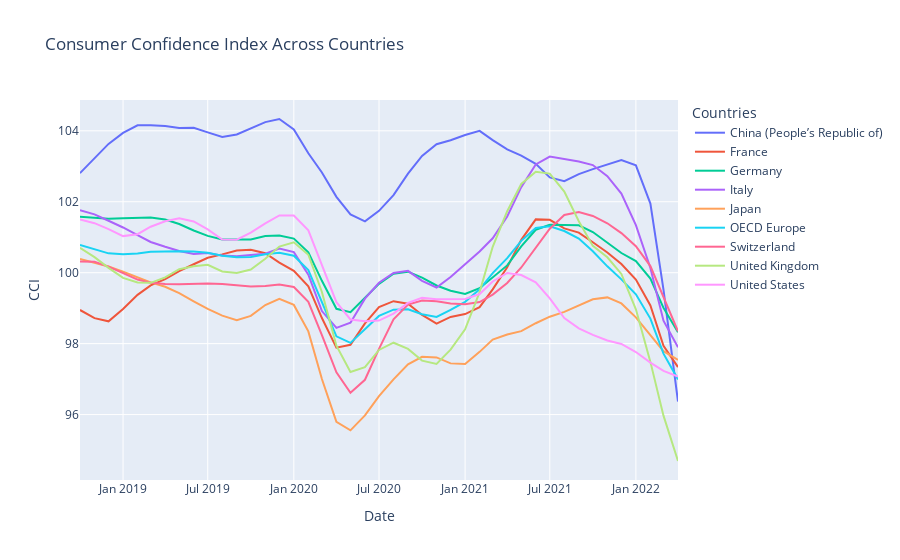

Notebook cell for this chart:
### Markdown cell above
There are no missing values in the dataset. The data is already in the correct format for plotting, therefore no further transformations are needed.

### Code cell
fig = px.line(cc2, x=cc2.index, y=cc2.columns, title="Consumer Confidence Index Across Countries",
              labels={"value": "CCI", "TIME_PERIOD": "Date"})
fig.update_layout(xaxis_title="Date", yaxis_title="CCI", 
                  legend_title="Countries")
fig.show()
